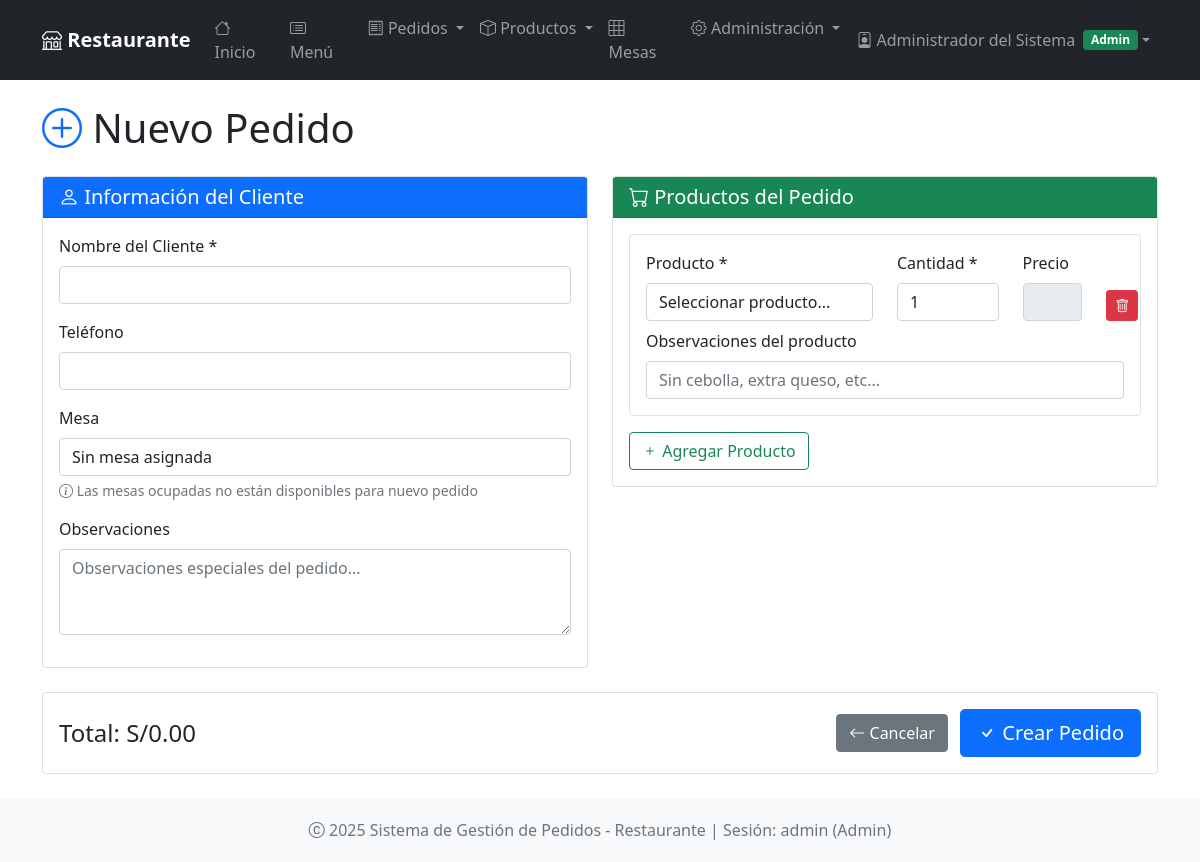
The page /pedidos/nuevo (signed in) on the database its author committed.
### app.py (models this page shows, shortened)
class Usuario(UserMixin, db.Model):
    __tablename__ = 'usuarios'
    id = db.Column(db.Integer, primary_key=True)
    username = db.Column(db.String(80), unique=True, nullable=False)
    email = db.Column(db.String(120), unique=True, nullable=False)
    password_hash = db.Column(db.String(120), nullable=False)
    nombre_completo = db.Column(db.String(100), nullable=False)
    rol = db.Column(db.String(20), nullable=False, default='mesero')  # admin, mesero, cocinero
    activo = db.Column(db.Boolean, default=True)
    fecha_creacion = db.Column(db.DateTime, default=lambda: datetime.now(timezone.utc))
    ultimo_acceso = db.Column(db.DateTime)

### app.py (the view, shortened to what this page needs)
@app.route('/pedidos/nuevo', methods=['GET', 'POST'])
@login_required
def nuevo_pedido():
    productos = Producto.query.filter_by(disponible=True).order_by(Producto.categoria, Producto.nombre).all()
    productos_dict = [producto.to_dict() for producto in productos]
    mesas = Mesa.query.filter_by(activa=True).all()
    return render_template('pedidos/nuevo.html', productos=productos, productos_json=productos_dict, mesas=mesas)

### app.py (called while the page is built)
@login_manager.user_loader
def load_user(user_id):
    return db.session.get(Usuario, int(user_id))

    def to_dict(self):
        return {
            'id': self.id,
            'nombre': self.nombre,
            'descripcion': self.descripcion,
            'precio': self.precio,
            'categoria': self.categoria,
            'disponible': self.disponible
        }

### app/templates/pedidos/nuevo.html (shortened to what this page needs)
{% extends "base.html" %}
{% block content %}
<div class="row">
    <div class="col-12">
        <h1 class="display-6 mb-4">
            <i class="bi bi-plus-circle text-primary"></i> Nuevo Pedido
        </h1>
    </div>
</div>
<form method="POST" id="pedidoForm">
    <div class="row">
        <div class="col-md-6">
            <div class="card">
                <div class="card-header bg-primary text-white">
                    <h5 class="mb-0">
                        <i class="bi bi-person"></i> Información del Cliente
                    </h5>
                </div>
                <div class="card-body">
                    <div class="mb-3">
                        <label for="cliente_nombre" class="form-label">Nombre del Cliente *</label>
                        <input type="text" class="form-control" id="cliente_nombre" name="cliente_nombre" required>
                    </div>
                    <div class="mb-3">
                        <label for="cliente_telefono" class="form-label">Teléfono</label>
                        <input type="tel" class="form-control" id="cliente_telefono" name="cliente_telefono">
                    </div>
                    <div class="mb-3">
                        <label for="mesa" class="form-label">Mesa</label>
                        <select class="form-control" id="mesa" name="mesa">
                            <option value="">Sin mesa asignada</option>
                        </select>
                        <div class="form-text">
                            <i class="bi bi-info-circle"></i>
                            Las mesas ocupadas no están disponibles para nuevo pedido
                        </div>
                    </div>
                    <div class="mb-3">
                        <label for="observaciones" class="form-label">Observaciones</label>
                        <textarea class="form-control" id="observaciones" name="observaciones" rows="3"
                                placeholder="Observaciones especiales del pedido..."></textarea>
                    </div>
                </div>
            </div>
        </div>
        <div class="col-md-6">
            <div class="card">
                <div class="card-header bg-success text-white">
                    <h5 class="mb-0">
                        <i class="bi bi-cart"></i> Productos del Pedido
                    </h5>
                </div>
                <div class="card-body">
                    <div id="productos-container">
                    </div>
                    <button type="button" class="btn btn-outline-success" id="agregarProducto">
                        <i class="bi bi-plus"></i> Agregar Producto
                    </button>
                </div>
            </div>
        </div>
    </div>
    <div class="row mt-4">
        <div class="col-12">
            <div class="card">
                <div class="card-body">
                    <div class="d-flex justify-content-between align-items-center">
                        <div>
                            <h4 class="mb-0">Total: S/<span id="total-pedido">0.00</span></h4>
                        </div>
                        <div>
                            <a href="{{ url_for('lista_pedidos') }}" class="btn btn-secondary me-2">
                                <i class="bi bi-arrow-left"></i> Cancelar
                            </a>
                            <button type="submit" class="btn btn-primary btn-lg">
                                <i class="bi bi-check"></i> Crear Pedido
                            </button>
                        </div>
                    </div>
                </div>
            </div>
        </div>
    </div>
</form>
{% endblock %}

### app/templates/base.html (shortened to what this page needs)
<!DOCTYPE html>
<html lang="es">
<head>
    <link href="https://cdn.jsdelivr.net/npm/bootstrap@5.1.3/dist/css/bootstrap.min.css" rel="stylesheet">
    <link href="https://cdn.jsdelivr.net/npm/bootstrap-icons@1.8.1/font/bootstrap-icons.css" rel="stylesheet">
</head>
<body class="d-flex flex-column min-vh-100">
    <nav class="navbar navbar-expand-lg navbar-dark bg-dark">
        <div class="container">
            <a class="navbar-brand" href="{{ url_for('index') }}">
                <i class="bi bi-shop"></i> Restaurante
            </a>
            <div class="collapse navbar-collapse" id="navbarNav">
                {% if current_user.is_authenticated %}
                <ul class="navbar-nav me-auto">
                    <li class="nav-item">
                        <a class="nav-link" href="{{ url_for('index') }}">
                            <i class="bi bi-house"></i> Inicio
                        </a>
                    </li>
                    <li class="nav-item">
                        <a class="nav-link" href="{{ url_for('menu') }}">
                            <i class="bi bi-card-list"></i> Menú
                        </a>
                    </li>
                    <li class="nav-item dropdown">
                        <a class="nav-link dropdown-toggle" href="#" role="button" data-bs-toggle="dropdown">
                            <i class="bi bi-receipt"></i> Pedidos
                        </a>
                    </li>
                    <li class="nav-item dropdown">
                        <a class="nav-link dropdown-toggle" href="#" role="button" data-bs-toggle="dropdown">
                            <i class="bi bi-box"></i> Productos
                        </a>
                    </li>
                    <li class="nav-item">
                        <a class="nav-link" href="{{ url_for('mesas') }}">
                            <i class="bi bi-grid-3x3"></i> Mesas
                        </a>
                    </li>
                    {% if current_user.rol == 'admin' %}
                    <li class="nav-item dropdown">
                        <a class="nav-link dropdown-toggle" href="#" role="button" data-bs-toggle="dropdown">
                            <i class="bi bi-gear"></i> Administración
                        </a>
                    </li>
                    {% endif %}
                </ul>
                <ul class="navbar-nav">
                    <li class="nav-item dropdown">
                        <a class="nav-link dropdown-toggle d-flex align-items-center" href="#" role="button" data-bs-toggle="dropdown">
                            {% if current_user.rol == 'admin' %}
                                <i class="bi bi-person-badge me-1"></i>
                            {% elif current_user.rol == 'mesero' %}
                                <i class="bi bi-person-circle me-1"></i>
                            {% elif current_user.rol == 'cocinero' %}
                                <i class="bi bi-chef-hat me-1"></i>
                            {% endif %}
                            {{ current_user.nombre_completo }}
                            <span class="badge bg-{{ 'success' if current_user.rol == 'admin' else 'info' if current_user.rol == 'mesero' else 'warning' }} ms-2">
                                {{ current_user.rol.title() }}
                            </span>
                        </a>
                    </li>
                </ul>
                {% endif %}
            </div>
        </div>
    </nav>
    <main class="container my-4 flex-grow-1">
        {% block content %}{% endblock %}
    </main>
    <footer class="footer bg-light">
        <div class="container text-center">
            <span class="text-muted">
                <i class="bi bi-c-circle"></i> 2025 Sistema de Gestión de Pedidos - Restaurante
                {% if current_user.is_authenticated %}
                    | Sesión: {{ current_user.username }} ({{ current_user.rol.title() }})
                {% endif %}
            </span>
        </div>
    </footer>
</body>
</html>

### app/templates/base.html (style rules this page uses)
.navbar-brand { font-weight: bold; }
.footer { margin-top: auto; padding: 20px 0; background-color: #f8f9fa; }
.min-vh-100 { min-height: 100vh; }

### rows shown on the page
Usuario: nombre_completo "Administrador del Sistema", rol "Admin", username "admin"
